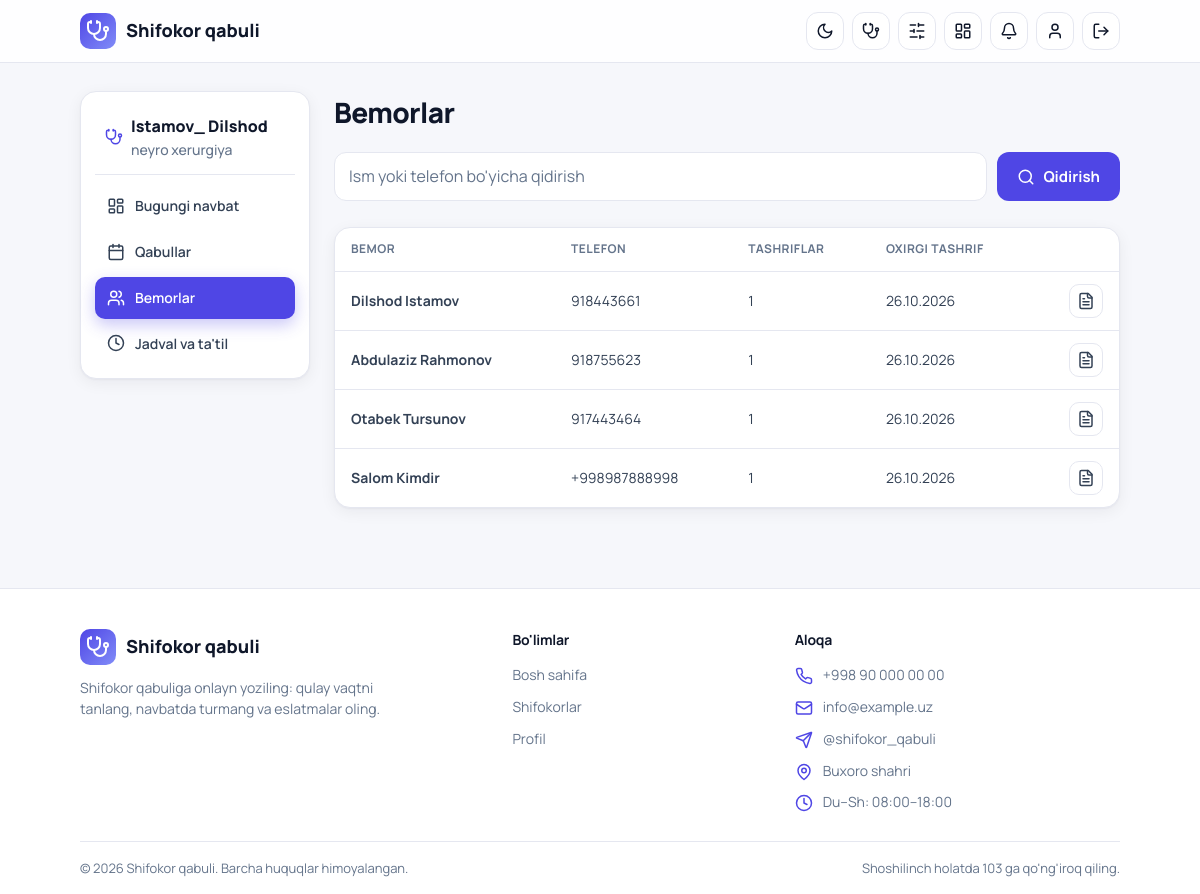
The page /doctor/patients/ (signed in) on the database its author committed.
### clin_app/models.py (models this page shows, shortened)
class Doctor(models.Model):
    user = models.OneToOneField(User, on_delete=models.CASCADE, related_name="doctor_profile")
    hospital = models.ForeignKey(Hospital, on_delete=models.CASCADE, related_name="doctors")
    department = models.ForeignKey(Department, on_delete=models.SET_NULL, null=True, blank=True)
    specialty = models.ForeignKey(Specialty, on_delete=models.PROTECT, related_name="doctors")
    experience_years = models.PositiveSmallIntegerField("Tajriba (yil)", default=0)
    price = models.PositiveIntegerField("Qabul narxi (so'm)", default=0)
    bio = models.TextField("Haqida", blank=True)
    photo = models.ImageField(upload_to="doctors/", blank=True, null=True)
    slot_minutes = models.PositiveSmallIntegerField("Bir qabul davomiyligi (daqiqa)", default=20)
    is_active = models.BooleanField(default=True)
    class Meta:
        verbose_name = "Shifokor"
        verbose_name_plural = "Shifokorlar"

class User(AbstractUser):
    class Role(models.TextChoices):
        PATIENT = "patient", "Bemor"
        DOCTOR = "doctor", "Shifokor"
        HOSPITAL_ADMIN = "hospital_admin", "Kasalxona admini"
    role = models.CharField(max_length=20, choices=Role.choices, default=Role.PATIENT)
    phone = models.CharField("Telefon", max_length=20, unique=True, null=True, blank=True)
    birth_date = models.DateField("Tug'ilgan sana", null=True, blank=True)
    hospital = models.ForeignKey(
        Hospital, on_delete=models.SET_NULL, null=True, blank=True, related_name="staff"
    )
    must_change_password = models.BooleanField("Parolni almashtirishi shart", default=False)
    @property
    def is_patient(self):
        return self.role == self.Role.PATIENT
    @property
    def is_doctor(self):
        return self.role == self.Role.DOCTOR
    @property
    def is_hospital_admin(self):
        return self.role == self.Role.HOSPITAL_ADMIN

class Specialty(models.Model):
    name = models.CharField("Mutaxassislik", max_length=100, unique=True)
    class Meta:
        verbose_name = "Mutaxassislik"
        verbose_name_plural = "Mutaxassisliklar"
    def __str__(self):
        return self.name

### clin_app/doctor_views.py (the view)
# urls.py: path("patients/", v.patients, name="dpanel_patients"),
@doctor_required
def patients(request):
    q = request.GET.get("q", "").strip()
    mine = Q(appointments__doctor=request.doctor, appointments__status__in=ACTIVE)
    qs = User.objects.annotate(
        visits=Count("appointments", filter=mine),
        last_visit=Max("appointments__date", filter=mine),
    ).filter(visits__gt=0)
    if q:
        qs = qs.filter(
            Q(first_name__icontains=q) | Q(last_name__icontains=q) | Q(phone__icontains=q)
        )
    return render(request, "dpanel/patients.html", {
        "patients": qs.order_by("-last_visit")[:300], "q": q,
    })

### clin_app/context_processors.py (called while the page is built)
def notifications(request):
    user = request.user
    if user.is_authenticated:
        return {"unread_count": user.notifications.filter(is_read=False).count()}
    return {}

### clin_app/doctor_views.py (called while the page is built)
def doctor_required(view):
    @wraps(view)
    def wrapper(request, *args, **kwargs):
        user = request.user
        if not user.is_authenticated:
            return redirect_to_login(request.get_full_path())
        if not user.is_doctor:
            raise PermissionDenied
        doctor = getattr(user, "doctor_profile", None)
        if doctor is None:
            messages.error(request, "Sizning akkauntingizga shifokor profili biriktirilmagan.")
            return redirect("home")
        request.doctor = doctor
        return view(request, *args, **kwargs)
    return wrapper

### clin_app/templates/dpanel/patients.html (shortened to what this page needs)
{% extends 'dpanel/base.html' %}
{% block panel %}
<div class="panel-head"><h1 class="page-title">Bemorlar</h1></div>
<form method="get" class="filters" style="grid-template-columns:1fr auto">
  <input name="q" value="{{ q }}" placeholder="Ism yoki telefon bo'yicha qidirish">
  <button type="submit" class="btn"><svg class="icon"><use href="#i-search"/></svg> Qidirish</button>
</form>
<div class="card table-wrap">
  <table class="table">
    <thead><tr><th>Bemor</th><th>Telefon</th><th>Tashriflar</th><th>Oxirgi tashrif</th><th></th></tr></thead>
    <tbody>
    {% for p in patients %}
      <tr>
        <td><b>{{ p.get_full_name|default:p.username }}</b></td>
        <td>{{ p.phone|default:"-" }}</td>
        <td>{{ p.visits }}</td>
        <td>{{ p.last_visit|date:"d.m.Y" }}</td>
        <td><div class="actions">
          <a href="{% url 'dpanel_patient' p.pk %}" class="icon-btn" title="Tarix"><svg class="icon"><use href="#i-file"/></svg></a>
        </div></td>
      </tr>
    {% empty %}
      <tr><td colspan="5" class="center muted">Bemorlar topilmadi.</td></tr>
    {% endfor %}
    </tbody>
  </table>
</div>
{% endblock %}

### clin_app/templates/dpanel/base.html
{% extends 'base.html' %}
{% block content %}
{% with url_name=request.resolver_match.url_name %}
<div class="panel">
  <aside class="card panel-side">
    <div class="panel-hospital">
      <svg class="icon teal"><use href="#i-stethoscope"/></svg>
      <div>
        {{ request.doctor.user.get_full_name|default:request.doctor.user.username }}
        <div class="muted small" style="font-weight:500">{{ request.doctor.specialty }}</div>
      </div>
    </div>
    <nav class="panel-nav">
      <a href="{% url 'dpanel_dashboard' %}" class="{% if url_name == 'dpanel_dashboard' %}active{% endif %}">
        <svg class="icon"><use href="#i-dashboard"/></svg> Bugungi navbat</a>
      <a href="{% url 'dpanel_appointments' %}" class="{% if 'appointment' in url_name %}active{% endif %}">
        <svg class="icon"><use href="#i-calendar"/></svg> Qabullar</a>
      <a href="{% url 'dpanel_patients' %}" class="{% if 'patient' in url_name %}active{% endif %}">
        <svg class="icon"><use href="#i-users"/></svg> Bemorlar</a>
      <a href="{% url 'dpanel_timeoff' %}" class="{% if url_name == 'dpanel_timeoff' %}active{% endif %}">
        <svg class="icon"><use href="#i-clock"/></svg> Jadval va ta'til</a>
    </nav>
  </aside>
  <section class="panel-main">
    {% block panel %}{% endblock %}
  </section>
</div>
{% endwith %}
{% endblock %}

### static/css/style.css (style rules this page uses)
:root { --primary: #4f46e5; --primary-dark: #4338ca; --primary-soft: #eef2ff; --accent-text: #4f46e5; --bg: #f6f7fb; --card: #ffffff; --field: #ffffff; --ink: #0f172a; --text: #334155; --muted: #64748b; --line: #e5e7f0; --danger: #e11d48; --ok-bg: #dcfce7; --ok-text: #166534; --bad-bg: #ffe4e6; --bad-text: #9f1239; --gray-bg: #e2e8f0; --gray-text: #334155; --nav-bg: rgba(255,255,255,.85); --glow-1: rgba(99,102,241,.18); --glow-2: rgba(79,70,229,.12); --glow-btn: rgba(79,70,229,.30); --radius: 16px; --shadow: 0 1px 2px rgba(15,23,42,.04), 0 4px 16px rgba(15,23,42,.06); --shadow-hover: 0 2px 4px rgba(15,23,42,.06), 0 14px 30px rgba(15,23,42,.12); color-scheme: light; }
* { box-sizing: border-box; margin: 0; padding: 0; }
body { font-family: "Manrope", system-ui, -apple-system, "Segoe UI", Roboto, Arial, sans-serif; background: var(--bg); color: var(--text); line-height: 1.55; -webkit-font-smoothing: antialiased; transition: background .3s, color .3s; }
a { color: inherit; text-decoration: none; }
h1, h2, h3 { color: var(--ink); letter-spacing: -0.02em; }
.muted { color: var(--muted); }
.small { font-size: 14px; }
.teal { color: var(--accent-text); }
.hero, .card, .chip, .alert, .page-title, .section-title, .feature { animation: rise .55s cubic-bezier(.2,.7,.2,1) backwards; }
.icon { width: 18px; height: 18px; flex-shrink: 0; vertical-align: -3px; fill: none; stroke: currentColor; stroke-width: 2; stroke-linecap: round; stroke-linejoin: round; }
.btn { display: inline-flex; align-items: center; justify-content: center; gap: 8px; border: 0; cursor: pointer; padding: 11px 20px; border-radius: 12px; font: inherit; font-size: 15px; font-weight: 700; width: auto; background: var(--primary); color: #fff; transition: background .2s, transform .2s, box-shadow .2s; }
input, select, textarea { font: inherit; color: var(--ink); width: 100%; border: 1px solid var(--line); border-radius: 12px; padding: 11px 14px; background: var(--field); transition: border-color .2s, box-shadow .2s, background .3s; }
input::placeholder, textarea::placeholder { color: var(--muted); }
.page-title { font-size: 28px; font-weight: 800; margin-bottom: 18px; }
.card { background: var(--card); border-radius: var(--radius); box-shadow: var(--shadow); border: 1px solid var(--line); padding: 20px; transition: transform .25s, box-shadow .25s, border-color .25s, background .3s; }
.filters { display: grid; gap: 10px; margin-bottom: 26px; grid-template-columns: 1.3fr 1fr 1fr auto; }
.panel { display: grid; gap: 24px; grid-template-columns: 230px 1fr; align-items: start; }
.panel-side { position: sticky; top: 84px; padding: 14px; }
.panel-hospital { display: flex; align-items: center; gap: 8px; font-weight: 800; color: var(--ink); padding: 8px 10px 14px; border-bottom: 1px solid var(--line); margin-bottom: 10px; }
.panel-nav { display: grid; gap: 4px; }
.panel-nav a { display: flex; align-items: center; gap: 10px; padding: 10px 12px; border-radius: 10px; font-weight: 600; font-size: 14px; color: var(--text); transition: all .2s; }
.panel-nav a.active { background: var(--primary); color: #fff; box-shadow: 0 6px 16px var(--glow-btn); }
.panel-head { display: flex; justify-content: space-between; align-items: center; gap: 12px; flex-wrap: wrap; margin-bottom: 18px; }
.panel-head .page-title { margin-bottom: 0; }
.table-wrap { overflow-x: auto; padding: 0; }
.table { width: 100%; border-collapse: collapse; font-size: 14px; }
.table th { text-align: left; font-size: 12px; text-transform: uppercase; letter-spacing: .04em; color: var(--muted); padding: 12px 16px; border-bottom: 1px solid var(--line); white-space: nowrap; }
.table td { padding: 12px 16px; border-bottom: 1px solid var(--line); vertical-align: middle; }
.table tbody tr:last-child td { border-bottom: 0; }
.table tbody tr { transition: background .15s; }
.actions { display: flex; gap: 6px; justify-content: flex-end; flex-wrap: wrap; }
.icon-btn { width: 34px; height: 34px; padding: 0; cursor: pointer; border-radius: 10px; border: 1px solid var(--line); background: var(--card); color: var(--text); display: inline-flex; align-items: center; justify-content: center; transition: all .2s; }
:root { --hero-overlay: rgba(246, 247, 251, .78); }

### rows shown on the page
Doctor: doctor.user.get_full_name "Istamov_ Dilshod", doctor.specialty "neyro xerurgiya"
User: get_full_name "Dilshod Istamov", phone "918443661", visits "1", last_visit "26.10.2026"
User: get_full_name "Abdulaziz Rahmonov", phone "918755623", visits "1", last_visit "26.10.2026"
User: get_full_name "Otabek Tursunov", phone "917443464", visits "1", last_visit "26.10.2026"
User: get_full_name "Salom Kimdir", phone "+998987888998", visits "1", last_visit "26.10.2026"
